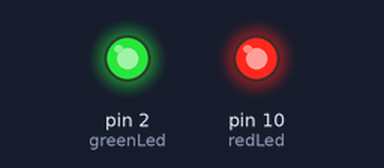
A sketch run on a simulated Arduino Uno, built with avr-gcc and run on an emulated ATmega328P. Shown: output pins drawn as LEDs (lit = HIGH).

Above: at 1.0 s.
At 5.5 s:
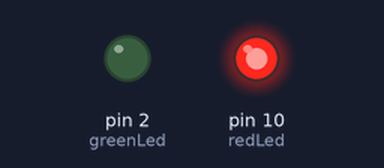
At 10.5 s:
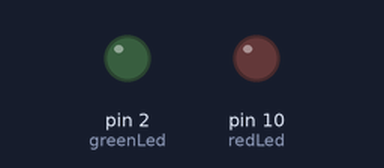
At 13.0 s:
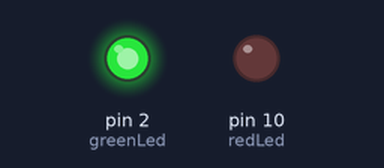
Timing chart, 0 to 15.6 s (numbered marks = the images above):
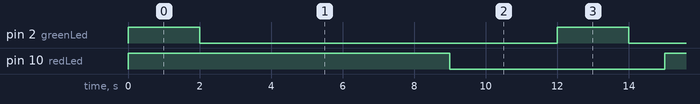

The sketch:

_2_WorstBlinkDemo.ino
```cpp
/*
  Name: Blink 2 leds with delay function.

  This example use the inefficient delay fuction to manage two leds.

  The green led supposed to turn on during 2 seconds and then turn off for an additional second,
  the red led supposed to turn on for just 6 seconds and then turn off for another 3 seconds,
  but the delay function doesn't know about time, it just makes the Arduino board freeze for an specific time.


  Go to my Github to find the Blink Multitasking example:
  https://github.com/ohchaaban/ArduinoLedExamples

  modified 04 Feb 2018
  by Omar Chaaban
  www.omarhchaaban.com
*/

const int greenLed = 2;         //Pin connected to the green led
const int redLed = 10;          //Pin connected to the red led


// the setup function runs once when you press reset or power the board
void setup() {
  // initialize digital LedPin variable as an output.
  pinMode(greenLed, OUTPUT);
  digitalWrite(greenLed, HIGH); //The led is ON initialy.
  pinMode(redLed, OUTPUT);
  digitalWrite(redLed, HIGH); //The led is ON initialy.
}

// the loop function runs over and over again forever
void loop() {

  blinkDelay(greenLed, 2000, 1000); //Turn On the ledPin for two sec, turn off the led for one sec.
  blinkDelay(redLed, 6000, 3000); //Turn On the ledPin for six sec, turn off the led for three sec.
}

// BlinkDelay Fuction
void blinkDelay(int Pin, long timeHigh, long timeLow) {
  digitalWrite(Pin, HIGH);   // turn the LED on (HIGH is the voltage level)
  delay(timeHigh);              // wait for a second
  digitalWrite(Pin, LOW);    // turn the LED off by making the voltage LOW
  delay(timeLow);
}
```

Measured:
- by itself, pin 2 (greenLed): alternates HIGH for 2.0 s and LOW for 10.0 s
- by itself, pin 10 (redLed): alternates HIGH for 6.0 s and LOW for 6.0 s
- by itself, everything shown: repeats every 36.0 s, in 12 steps
